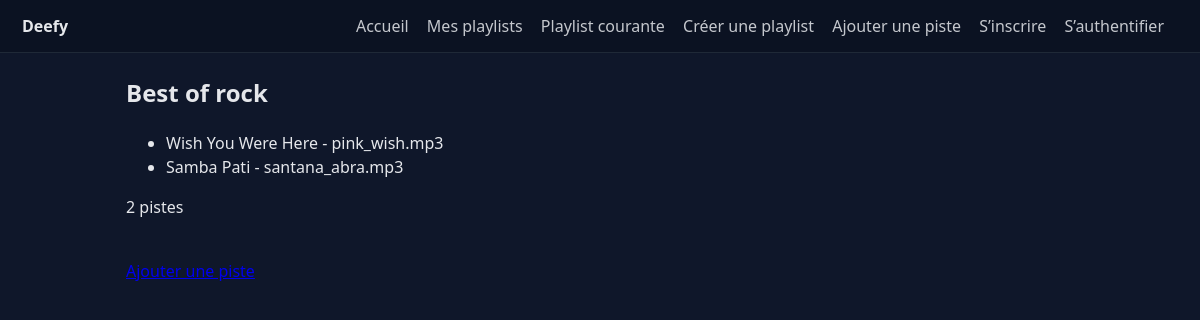
/?action=display-playlist&id=1 (signed in), run on the app's committed database.
### tables this page shows
CREATE TABLE `playlist` (
  `id` int(11) NOT NULL AUTO_INCREMENT,
  `nom` varchar(100) NOT NULL,
  PRIMARY KEY (`id`)
);

CREATE TABLE `playlist2track` (
  `id_pl` int(11) NOT NULL,
  `id_track` int(11) NOT NULL,
  `no_piste_dans_liste` int(3) NOT NULL,
  PRIMARY KEY (`id_pl`,`id_track`),
  KEY `id_track` (`id_track`),
  CONSTRAINT `playlist2track_ibfk_1` FOREIGN KEY (`id_pl`) REFERENCES `playlist` (`id`),
  CONSTRAINT `playlist2track_ibfk_2` FOREIGN KEY (`id_track`) REFERENCES `track` (`id`)
);

CREATE TABLE `track` (
  `id` int(11) NOT NULL AUTO_INCREMENT,
  `titre` varchar(100) NOT NULL,
  `genre` varchar(30) DEFAULT NULL,
  `duree` int(3) DEFAULT NULL,
  `filename` varchar(100) DEFAULT NULL,
  `type` varchar(30) DEFAULT NULL,
  `artiste_album` varchar(30) DEFAULT NULL,
  `titre_album` varchar(30) DEFAULT NULL,
  `annee_album` int(4) DEFAULT NULL,
  `numero_album` int(11) DEFAULT NULL,
  `auteur_podcast` varchar(100) DEFAULT NULL,
  `date_posdcast` date DEFAULT NULL,
  PRIMARY KEY (`id`)
);

### index.php (called while the page is built, shortened)
<?php
$d = new Dispatcher();
$d->run();

### src/classes/audio/lists/AudioList.php (called while the page is built, shortened)
<?php
class AudioList {
    public function __construct(string $nom, array $pistes = []) {
        $this->nom = $nom;
    }
    public function __get(string $prop) {
        return $this->$prop;
    }
}

### src/classes/repository/DeefyRepository.php (called while the page is built, shortened)
<?php
class DeefyRepository {
    private \PDO $pdo;
    private static ?DeefyRepository $instance = null;
    private static array $config = [];
    private function __construct(array $conf) {
        $dsn = $conf['dsn'] ?? 'mysql:host=localhost;dbname=deefy';
        $user = $conf['user'] ?? 'root';
        $pass = $conf['pass'] ?? '';
        $this->pdo = new \PDO($dsn, $user, $pass, [
            \PDO::ATTR_ERRMODE => \PDO::ERRMODE_EXCEPTION,
            \PDO::ATTR_DEFAULT_FETCH_MODE => \PDO::FETCH_ASSOC
        ]);
    }
    public static function setConfig(string $file): void {
        $conf = parse_ini_file($file);
        self::$config = $conf;
    }
    public static function getInstance(): DeefyRepository {
        if (is_null(self::$instance)) {
            self::$instance = new DeefyRepository(self::$config);
        }
        return self::$instance;
    }
    public function findPlaylistById(int $id): ?Playlist {
        $stmt = $this->pdo->prepare("SELECT id, nom FROM playlist WHERE id = ?");
        $stmt->execute([$id]);
        $row = $stmt->fetch();
        $pl = new Playlist($row['nom']);
        $pl->id = $row['id'];
        $stmt = $this->pdo->prepare("
            SELECT t.*, p2t.no_piste_dans_liste
            FROM track t
            INNER JOIN playlist2track p2t ON t.id = p2t.id_track
            WHERE p2t.id_pl = ?
            ORDER BY p2t.no_piste_dans_liste
        ");
        $stmt->execute([$id]);
        while ($trackRow = $stmt->fetch()) {
            $track = $this->createTrackFromRow($trackRow);
            $pl->ajouterPiste($track);
        }
        return $pl;
    }
    private function createTrackFromRow(array $row): AudioTrack {
        if ($row['type'] === 'P') {
            $track = new PodcastTrack($row['titre'], $row['filename']);
            if (!empty($row['auteur_podcast'])) {
                $track->auteur = $row['auteur_podcast'];
            }
            if (!empty($row['date_posdcast'])) {
                $track->date = $row['date_posdcast'];
            }
        } else {
            $track = new AlbumTrack($row['titre'], $row['filename']);
            if (!empty($row['artiste_album'])) {
                $track->artiste = $row['artiste_album'];
            }
            if (!empty($row['titre_album'])) {
                $track->album = $row['titre_album'];
            }
            if (!empty($row['annee_album'])) {
                $track->annee = $row['annee_album'];
            }
            if (!empty($row['numero_album'])) {
                $track->numero = $row['numero_album'];
            }
        }
        $track->id = $row['id'];
        if (!empty($row['genre'])) {
            $track->genre = $row['genre'];
        }
        if (!empty($row['duree'])) {
            $track->duree = (int)$row['duree'];
        }
        return $track;
    }
}

### src/classes/audio/tracks/AudioTrack.php (called while the page is built, shortened)
<?php
class AudioTrack {
    public ?int $id = null;
    protected string $titre;
    protected string $artiste = "";
    protected string $genre = "";
    protected int $duree = 0;
    protected string $nom;
    public function __construct(string $titre, string $nom) {
        $this->titre = $titre;
        $this->nom = $nom;
    }
    public function __toString(): string {
        $arr = [
            'id' => $this->id,
            'titre' => $this->titre,
            'artiste' => $this->artiste,
            'genre' => $this->genre,
            'duree' => $this->duree,
            'nom' => $this->nom,
        ];
        return json_encode($arr);
    }
}

### src/classes/audio/tracks/AlbumTrack.php (called while the page is built, shortened)
<?php
class AlbumTrack extends AudioTrack {
    protected string $album = "";
    protected int $annee = 0;
    protected int $numero = 0;
    public function __construct(string $titre, string $nom, string $album = "", int $numero = 0) {
        $this->album = $album;
        $this->numero = $numero;
    }
    public function __toString(): string {
        $arr = json_decode(parent::__toString(), true);
        $arr['album'] = $this->album;
        $arr['annee'] = $this->annee;
        $arr['numero'] = $this->numero;
        return json_encode($arr);
    }
}

### src/classes/auth/Authz.php (called while the page is built, shortened)
<?php
class Authz {
    public static function checkPlaylistOwner(int $playlistId): void {
        $user = AuthnProvider::getSignedInUser();
        $config = parse_ini_file(__DIR__ . '/../../../config/deefy.db.ini');
        $pdo = new \PDO($config['dsn'], $config['user'], $config['pass']);
        $stmt = $pdo->prepare("SELECT COUNT(*) FROM user2playlist WHERE id_user = :userId AND id_pl = :playlistId");
        $stmt->execute([
            'userId' => $user['id'],
            'playlistId' => $playlistId
        ]);
    }
}

### src/classes/audio/lists/Playlist.php (called while the page is built, shortened)
<?php
class Playlist extends AudioList {
    public function ajouterPiste(AudioTrack $p): void {
        $this->pistes[] = $p;
        $this->nbPistes = count($this->pistes);
    }
}

### src/classes/render/AudioListRenderer.php (the view, shortened to what this page needs)
<?php
class AudioListRenderer extends Renderer {
    protected AudioList $list;
    public function __construct(AudioList $list) {
        $this->list = $list;
    }
    public function render(int $selector = self::COMPACT): string {
        $html = "<h2>" . htmlspecialchars($this->list->nom) . "</h2><ul>";
        foreach ($this->list->pistes as $p) {
            $data = json_decode((string)$p, true);
            $html .= "<li>" . htmlspecialchars($data['titre']) . " - " . htmlspecialchars($data['nom']) . "</li>";
        }
        $html .= "</ul><p>{$this->list->nbPistes} pistes</p>";
        return $html;
    }
}

### src/classes/action/DisplayPlaylistAction.php (shortened to what this page needs)
<?php
class DisplayPlaylistAction {
    public function execute(): string {
        $id = $_GET['id'] ?? null;
        try {
            Authz::checkPlaylistOwner((int)$id);
        } catch (AuthnException $e) {
            return "<p>Erreur d'authentification : " . htmlspecialchars($e->getMessage()) . "</p>";
        } catch (AuthzException $e) {
            return "<p>Erreur d'autorisation : " . htmlspecialchars($e->getMessage()) . "</p>";
        }
        $repo = DeefyRepository::getInstance();
        $playlist = $repo->findPlaylistById((int)$id);
        $renderer = new AudioListRenderer($playlist);
        $html = $renderer->render();
        $html .= '<br><a href="?action=add-track">Ajouter une piste</a>';
        return $html;
    }
}

### src/classes/action/Dispatcher.php (shortened to what this page needs)
<?php
class Dispatcher{
    public function run() {
        $action = $_GET['action'] ?? 'default';
        switch ($action) {
            case 'display-playlist':
                $actionObj = new \iutnc\deefy\action\DisplayPlaylistAction();
                break;
        }
        $this->renderPage($actionObj->execute());
    }
    private function renderPage(string $html): void{
        $page = file_get_contents(__DIR__ . '/../../../Page.html');
        $page = str_replace('{{content}}', $html, $page);
        echo $page;
    }
}

### data on the page
playlist: nom "Best of rock"
playlist2track: id_track.titre "Wish You Were Here", id_track.filename "pink_wish.mp3"
playlist2track: id_track.titre "Samba Pati", id_track.filename "santana_abra.mp3"

### other printed values
$page "Deefy Accueil Mes playlists Playlist courante Créer une playlist Ajouter une piste S’inscrire S’authentifier"
$this->list->nbPistes "2"
